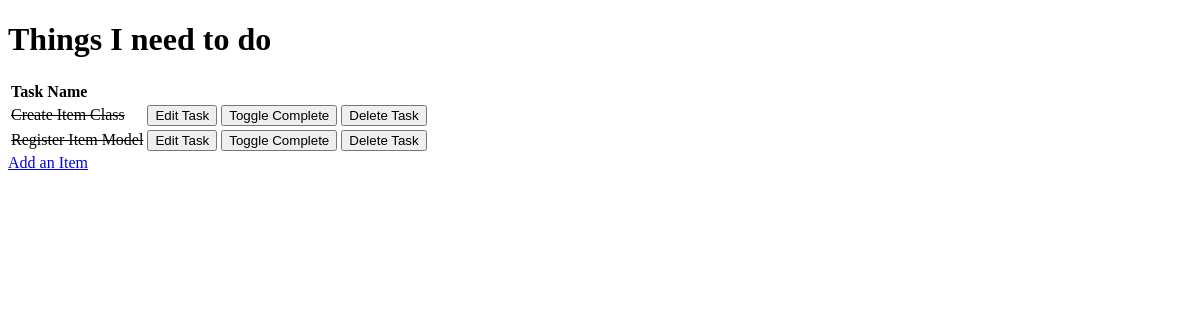
The app's page /, older data.
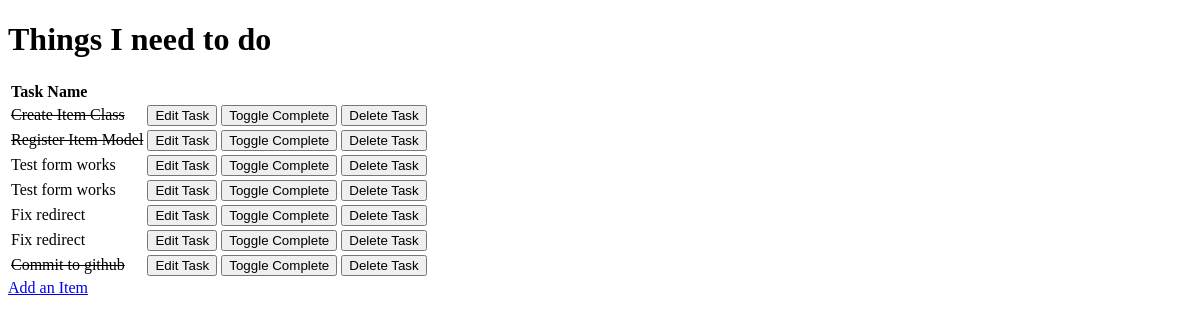
The same page, newer data.
### todo/models.py (models this page shows, shortened)
class Item(models.Model):
    name = models.CharField(max_length=50, null=False, blank=False)
    done = models.BooleanField(null=False, blank=False, default=False)

### todo/views.py (the view)
# urls.py: path('', get_todo_list, name='get_todo_list'),
def get_todo_list(request):
    items = Item.objects.all() #pylint: disable=no-member
    context ={
        'items' : items
    }
    return render(request, 'todo/todo_list.html', context)

### todo/templates/todo/todo_list.html (shortened to what this page needs)
<!DOCTYPE html>
<html lang="en">
<head>
</head>
<body>
    <h1>Things I need to do</h1>
    <table>
        <tr>
            <td><strong>Task Name</strong></td>
        </tr>
    {% for item in items %}
        <tr>
            <td>
                {% if item.done %}
                <s>
                {% endif %}
                {{ item.name }}
                {% if item.done %}
                </s>
                {% endif %}
            </td>
            <td>
                <a href="/edit/{{ item.id }}">
                    <button >Edit Task</button>
                </a>
            </td>
            <td>
                <a href="/toggle/{{ item.id }}">
                    <button >Toggle Complete</button>
                </a>
            </td>
            <td>
                <a href="/delete/{{ item.id }}">
                    <button >Delete Task</button>
                </a>
            </td>
        </tr>
        {% empty %}
        <tr>
            <td>
                No items on your To Do list!!!
            </td>
        </tr>
    {% endfor %}
    </table>
    <a href="/add">Add an Item</a>
</body>
</html>

Row changes from the older to the newer data that the page shows:
added Item: name "Test form works"
added Item: name "Test form works"
added Item: name "Fix redirect"
added Item: name "Fix redirect"
added Item: name "Commit to github"
